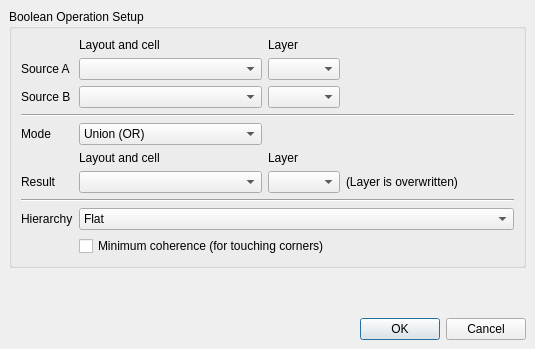
<ui version="4.0" >
 <class>BooleanOptionsDialog</class>
 <widget class="QDialog" name="BooleanOptionsDialog" >
  <property name="geometry" >
   <rect>
    <x>0</x>
    <y>0</y>
    <width>535</width>
    <height>349</height>
   </rect>
  </property>
  <property name="windowTitle" >
   <string>Boolean Operation</string>
  </property>
  <layout class="QVBoxLayout" >
   <property name="margin" >
    <number>9</number>
   </property>
   <property name="spacing" >
    <number>6</number>
   </property>
   <item>
    <widget class="QGroupBox" name="groupBox" >
     <property name="title" >
      <string>Boolean Operation Setup</string>
     </property>
     <layout class="QGridLayout" >
      <property name="margin" >
       <number>9</number>
      </property>
      <property name="spacing" >
       <number>6</number>
      </property>
      <item row="2" column="3" >
       <spacer>
        <property name="orientation" >
         <enum>Qt::Horizontal</enum>
        </property>
        <property name="sizeHint" >
         <size>
          <width>40</width>
          <height>20</height>
         </size>
        </property>
       </spacer>
      </item>
      <item row="3" column="0" colspan="4" >
       <widget class="Line" name="line" >
        <property name="orientation" >
         <enum>Qt::Horizontal</enum>
        </property>
       </widget>
      </item>
      <item row="4" column="1" >
       <widget class="QComboBox" name="mode_cbx" >
        <item>
         <property name="text" >
          <string>Union (OR)</string>
         </property>
        </item>
        <item>
         <property name="text" >
          <string>Intersection (AND)</string>
         </property>
        </item>
        <item>
         <property name="text" >
          <string>Difference (A NOT B)</string>
         </property>
        </item>
        <item>
         <property name="text" >
          <string>Difference (B NOT A)</string>
         </property>
        </item>
        <item>
         <property name="text" >
          <string>Symmetric Difference (XOR)</string>
         </property>
        </item>
       </widget>
      </item>
      <item row="2" column="0" >
       <widget class="QLabel" name="label_2" >
        <property name="text" >
         <string>Source B</string>
        </property>
       </widget>
      </item>
      <item row="1" column="0" >
       <widget class="QLabel" name="label" >
        <property name="text" >
         <string>Source A</string>
        </property>
       </widget>
      </item>
      <item row="4" column="0" >
       <widget class="QLabel" name="label_4" >
        <property name="text" >
         <string>Mode</string>
        </property>
       </widget>
      </item>
      <item row="6" column="0" >
       <widget class="QLabel" name="label_3" >
        <property name="text" >
         <string>Result</string>
        </property>
       </widget>
      </item>
      <item row="8" column="0" >
       <widget class="QLabel" name="label_7" >
        <property name="text" >
         <string>Hierarchy</string>
        </property>
       </widget>
      </item>
      <item row="7" column="0" colspan="4" >
       <widget class="Line" name="line_2" >
        <property name="orientation" >
         <enum>Qt::Horizontal</enum>
        </property>
       </widget>
      </item>
      <item row="0" column="1" >
       <widget class="QLabel" name="label_5" >
        <property name="text" >
         <string>Layout and cell</string>
        </property>
       </widget>
      </item>
      <item row="0" column="2" >
       <widget class="QLabel" name="label_6" >
        <property name="text" >
         <string>Layer</string>
        </property>
       </widget>
      </item>
      <item row="5" column="2" >
       <widget class="QLabel" name="label_8" >
        <property name="text" >
         <string>Layer</string>
        </property>
       </widget>
      </item>
      <item row="5" column="1" >
       <widget class="QLabel" name="label_9" >
        <property name="text" >
         <string>Layout and cell</string>
        </property>
       </widget>
      </item>
      <item row="1" column="1" >
       <widget class="lay::CellViewSelectionComboBox" name="cva_cbx" />
      </item>
      <item row="2" column="1" >
       <widget class="lay::CellViewSelectionComboBox" name="cvb_cbx" />
      </item>
      <item row="6" column="1" >
       <widget class="lay::CellViewSelectionComboBox" name="cvr_cbx" />
      </item>
      <item row="1" column="2" >
       <widget class="lay::LayerSelectionComboBox" name="layera_cbx" />
      </item>
      <item row="2" column="2" >
       <widget class="lay::LayerSelectionComboBox" name="layerb_cbx" />
      </item>
      <item row="6" column="2" >
       <widget class="lay::LayerSelectionComboBox" name="layerr_cbx" />
      </item>
      <item row="6" column="3" >
       <widget class="QLabel" name="label_10" >
        <property name="text" >
         <string>(Layer is overwritten)</string>
        </property>
       </widget>
      </item>
      <item row="9" column="1" colspan="3" >
       <widget class="QCheckBox" name="min_coherence_cb" >
        <property name="text" >
         <string>Minimum coherence (for touching corners)</string>
        </property>
       </widget>
      </item>
      <item row="8" column="1" colspan="3" >
       <widget class="QComboBox" name="hier_mode_cbx" >
        <item>
         <property name="text" >
          <string>Flat</string>
         </property>
        </item>
        <item>
         <property name="text" >
          <string>Top cell only</string>
         </property>
        </item>
        <item>
         <property name="text" >
          <string>Individually for current and subcells (semi hierarchical)</string>
         </property>
        </item>
       </widget>
      </item>
     </layout>
    </widget>
   </item>
   <item>
    <spacer>
     <property name="orientation" >
      <enum>Qt::Vertical</enum>
     </property>
     <property name="sizeHint" >
      <size>
       <width>506</width>
       <height>51</height>
      </size>
     </property>
    </spacer>
   </item>
   <item>
    <widget class="QDialogButtonBox" name="buttonBox" >
     <property name="orientation" >
      <enum>Qt::Horizontal</enum>
     </property>
     <property name="standardButtons" >
      <set>QDialogButtonBox::Cancel|QDialogButtonBox::NoButton|QDialogButtonBox::Ok</set>
     </property>
    </widget>
   </item>
  </layout>
 </widget>
 <customwidgets>
  <customwidget>
   <class>lay::CellViewSelectionComboBox</class>
   <extends>QComboBox</extends>
   <header>layWidgets.h</header>
  </customwidget>
  <customwidget>
   <class>lay::LayerSelectionComboBox</class>
   <extends>QComboBox</extends>
   <header>layWidgets.h</header>
  </customwidget>
 </customwidgets>
 <resources/>
 <connections>
  <connection>
   <sender>buttonBox</sender>
   <signal>accepted()</signal>
   <receiver>BooleanOptionsDialog</receiver>
   <slot>accept()</slot>
   <hints>
    <hint type="sourcelabel" >
     <x>248</x>
     <y>254</y>
    </hint>
    <hint type="destinationlabel" >
     <x>157</x>
     <y>274</y>
    </hint>
   </hints>
  </connection>
  <connection>
   <sender>buttonBox</sender>
   <signal>rejected()</signal>
   <receiver>BooleanOptionsDialog</receiver>
   <slot>reject()</slot>
   <hints>
    <hint type="sourcelabel" >
     <x>316</x>
     <y>260</y>
    </hint>
    <hint type="destinationlabel" >
     <x>286</x>
     <y>274</y>
    </hint>
   </hints>
  </connection>
 </connections>
</ui>
